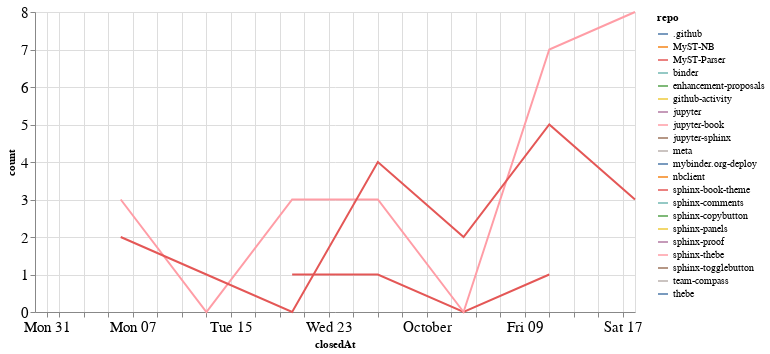

Notebook source saved alongside this figure:
### Code cell
closed_by_time = closed_by.groupby('repo').resample('W', on='closedAt').count()['author'].reset_index()
closed_by_time = closed_by_time.rename(columns={'author': 'count'})

alt.Chart(closed_by_time, width=600).mark_line().encode(
    x='closedAt',
    y='count',
    color='repo',
    tooltip="repo"
)

### Figure 1 — Vega-Lite specification as saved in the notebook (floating-point values rounded to 4 significant figures)
{"config": {"axisLeft": {"labelFontSize": 15}, "axisBottom": {"labelFontSize": 15}}, "data": {"name": "data-7c515ebce03eb5e6f2c9e62de80674ed"}, "mark": "line", "encoding": {"color": {"type": "nominal", "field": "repo"}, "tooltip": {"type": "nominal", "field": "repo"}, "x": {"type": "temporal", "field": "closedAt"}, "y": {"type": "quantitative", "field": "count"}}, "width": 600, "$schema": "https://vega.github.io/schema/vega-lite/v4.8.1.json", "datasets": {"data-7c515ebce03eb5e6f2c9e62de80674ed": [{"repo": ".github", "closedAt": "2020-08-30T00:00:00", "count": 1}, {"repo": "MyST-NB", "closedAt": "2020-09-06T00:00:00", "count": 1}, {"repo": "MyST-Parser", "closedAt": "2020-09-20T00:00:00", "count": 1}, {"repo": "MyST-Parser", "closedAt": "2020-09-27T00:00:00", "count": 1}, {"repo": "MyST-Parser", "closedAt": "2020-10-04T00:00:00", "count": 0}, {"repo": "MyST-Parser", "closedAt": "2020-10-11T00:00:00", "count": 1}, {"repo": "binder", "closedAt": "2020-10-18T00:00:00", "count": 1}, {"repo": "enhancement-proposals", "closedAt": "2020-08-30T00:00:00", "count": 1}, {"repo": "github-activity", "closedAt": "2020-10-11T00:00:00", "count": 1}, {"repo": "jupyter", "closedAt": "2020-10-11T00:00:00", "count": 1}, {"repo": "jupyter-book", "closedAt": "2020-09-06T00:00:00", "count": 3}, {"repo": "jupyter-book", "closedAt": "2020-09-13T00:00:00", "count": 0}, {"repo": "jupyter-book", "closedAt": "2020-09-20T00:00:00", "count": 3}, {"repo": "jupyter-book", "closedAt": "2020-09-27T00:00:00", "count": 3}, {"repo": "jupyter-book", "closedAt": "2020-10-04T00:00:00", "count": 0}, {"repo": "jupyter-book", "closedAt": "2020-10-11T00:00:00", "count": 7}, {"repo": "jupyter-book", "closedAt": "2020-10-18T00:00:00", "count": 8}, {"repo": "jupyter-sphinx", "closedAt": "2020-09-27T00:00:00", "count": 1}, {"repo": "meta", "closedAt": "2020-09-13T00:00:00", "count": 2}, {"repo": "mybinder.org-deploy", "closedAt": "2020-10-18T00:00:00", "count": 1}, {"repo": "nbclient", "closedAt": "2020-09-13T00:00:00", "count": 1}, {"repo": "sphinx-book-theme", "closedAt": "2020-09-06T00:00:00", "count": 2}, {"repo": "sphinx-book-theme", "closedAt": "2020-09-13T00:00:00", "count": 1}, {"repo": "sphinx-book-theme", "closedAt": "2020-09-20T00:00:00", "count": 0}, {"repo": "sphinx-book-theme", "closedAt": "2020-09-27T00:00:00", "count": 4}, {"repo": "sphinx-book-theme", "closedAt": "2020-10-04T00:00:00", "count": 2}, {"repo": "sphinx-book-theme", "closedAt": "2020-10-11T00:00:00", "count": 5}, {"repo": "sphinx-book-theme", "closedAt": "2020-10-18T00:00:00", "count": 3}, {"repo": "sphinx-comments", "closedAt": "2020-09-27T00:00:00", "count": 1}, {"repo": "sphinx-copybutton", "closedAt": "2020-09-27T00:00:00", "count": 1}, {"repo": "sphinx-panels", "closedAt": "2020-10-18T00:00:00", "count": 1}, {"repo": "sphinx-proof", "closedAt": "2020-09-27T00:00:00", "count": 1}, {"repo": "sphinx-thebe", "closedAt": "2020-10-18T00:00:00", "count": 1}, {"repo": "sphinx-togglebutton", "closedAt": "2020-09-13T00:00:00", "count": 2}, {"repo": "team-compass", "closedAt": "2020-10-11T00:00:00", "count": 1}, {"repo": "thebe", "closedAt": "2020-10-18T00:00:00", "count": 5}]}}
